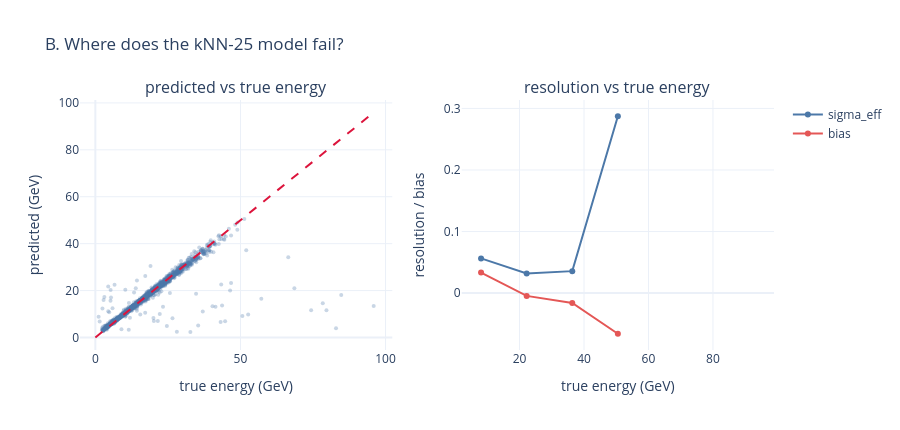

The code cell stored with this chart in its notebook:
### Code cell
import numpy as np
import plotly.graph_objects as go
from plotly.subplots import make_subplots

K = 9
rr = res[K]
model = rr["model"].eval()
toks = rr["toks"]; Et = rr["Et"]; yv = rr["y"]; rte = rr["rte"]; rva = rr["rva"]
mean, std = model._mean, model._std

def predict(idxs):
    tens = []
    for i in idxs:
        t = toks[i].copy(); t[:, :7] = (t[:, :7] - mean) / std
        tens.append((torch.tensor(t), torch.tensor([0.0])))
    X, m, _ = collate(tens)
    with torch.no_grad():
        return model(X.to(DEVICE), m.to(DEVICE)).cpu().numpy().ravel()

pv = predict(rva); a, b = np.polyfit(pv, yv[rva], 1)
pt = predict(rte); Epred = np.exp(a * pt + b); Etrue = Et[rte]

fig = make_subplots(rows=1, cols=2, subplot_titles=["predicted vs true energy", "resolution vs true energy"])
fig.add_trace(go.Scatter(x=Etrue, y=Epred, mode="markers",
                         marker=dict(size=4, opacity=0.3, color="#4c78a8"), showlegend=False), row=1, col=1)
lim = [0, float(max(Etrue.max(), Epred.max()))]
fig.add_trace(go.Scatter(x=lim, y=lim, mode="lines", line=dict(color="crimson", dash="dash"), showlegend=False), row=1, col=1)

bins = np.linspace(1, 100, 8); ctr = (bins[:-1] + bins[1:]) / 2
sig, bias = [], []
for i in range(len(ctr)):
    msk = (Etrue >= bins[i]) & (Etrue < bins[i + 1])
    if msk.sum() > 15:
        rb = resolution(Epred[msk], Etrue[msk]); sig.append(rb["sigma_eff"]); bias.append(rb["bias"])
    else:
        sig.append(None); bias.append(None)
fig.add_trace(go.Scatter(x=ctr, y=sig, mode="lines+markers", name="sigma_eff", line=dict(color="#4c78a8")), row=1, col=2)
fig.add_trace(go.Scatter(x=ctr, y=bias, mode="lines+markers", name="bias", line=dict(color="#e45756")), row=1, col=2)
fig.update_xaxes(title_text="true energy (GeV)")
fig.update_yaxes(title_text="predicted (GeV)", row=1, col=1)
fig.update_yaxes(title_text="resolution / bias", row=1, col=2)
fig.update_layout(template="plotly_white", height=430, title="B. Where does the kNN-25 model fail?")
fig.show()

### Figure 1 — Plotly figure (JSON) as saved in the notebook; plotly's stock layout.template omitted (floating-point values rounded to 4 significant figures; data arrays with more than 128 entries replaced by an {"elided": "..."} marker saying what was removed)
{"data": [{"marker": {"color": "#4c78a8", "opacity": 0.3, "size": 4}, "mode": "markers", "showlegend": false, "type": "scatter", "x": {"elided": "1686 float values"}, "xaxis": "x", "y": {"elided": "1686 float values"}, "yaxis": "y"}, {"line": {"color": "crimson", "dash": "dash"}, "mode": "lines", "showlegend": false, "type": "scatter", "x": [0, 95.91], "xaxis": "x", "y": [0, 95.91], "yaxis": "y"}, {"line": {"color": "#4c78a8"}, "mode": "lines+markers", "name": "sigma_eff", "type": "scatter", "x": [8.071, 22.21, 36.36, 50.5, 64.64, 78.79, 92.93], "xaxis": "x2", "y": [0.0564, 0.032, 0.0357, 0.2873, null, null, null], "yaxis": "y2"}, {"line": {"color": "#e45756"}, "mode": "lines+markers", "name": "bias", "type": "scatter", "x": [8.071, 22.21, 36.36, 50.5, 64.64, 78.79, 92.93], "xaxis": "x2", "y": [0.0333, -0.0045, -0.0159, -0.066, null, null, null], "yaxis": "y2"}], "layout": {"annotations": [{"font": {"size": 16}, "showarrow": false, "text": "predicted vs true energy", "x": 0.225, "xanchor": "center", "xref": "paper", "y": 1, "yanchor": "bottom", "yref": "paper"}, {"font": {"size": 16}, "showarrow": false, "text": "resolution vs true energy", "x": 0.775, "xanchor": "center", "xref": "paper", "y": 1, "yanchor": "bottom", "yref": "paper"}], "height": 430, "title": {"text": "B. Where does the kNN-25 model fail?"}, "xaxis": {"anchor": "y", "domain": [0, 0.45], "title": {"text": "true energy (GeV)"}}, "xaxis2": {"anchor": "y2", "domain": [0.55, 1], "title": {"text": "true energy (GeV)"}}, "yaxis": {"anchor": "x", "domain": [0, 1], "title": {"text": "predicted (GeV)"}}, "yaxis2": {"anchor": "x2", "domain": [0, 1], "title": {"text": "resolution / bias"}}}}
